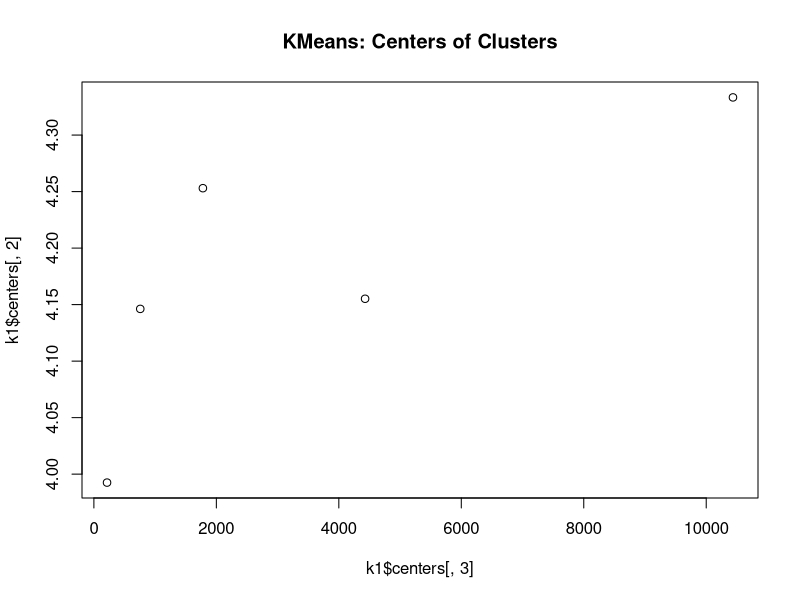
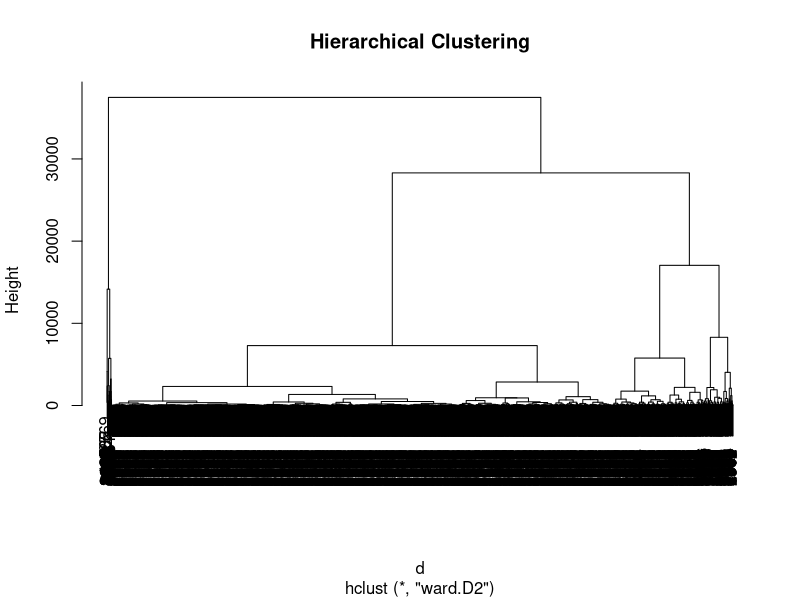
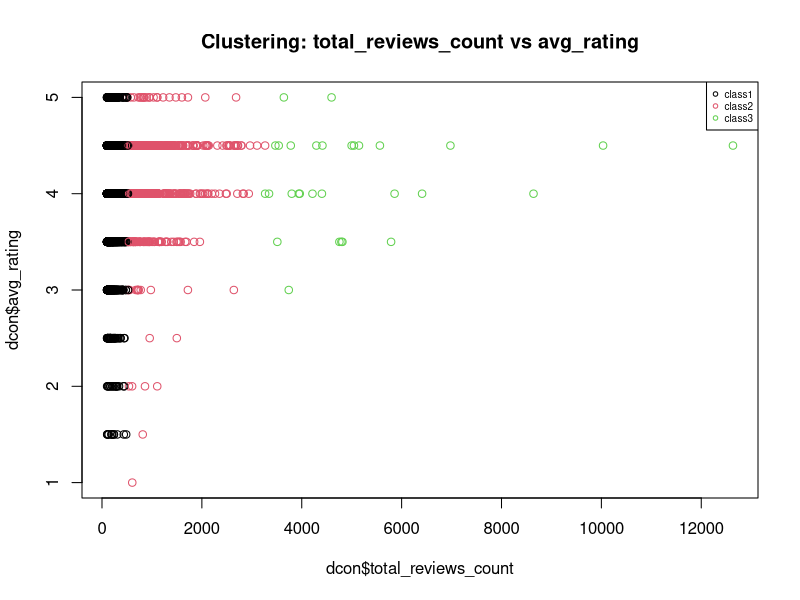

These charts were generated, in order, by the following R code: (Note: this script raises an error after producing the figures.)
# ==============================
# CLUSTERING ANALYSIS SCRIPT
# ==============================
# This script performs clustering analysis on the dataset to identify
# natural groupings of restaurants based on their characteristics.

# ==============================
# LIBRARIES
# ==============================

# Load required libraries
library(cluster)

# ==============================
# WORKING DIRECTORY & DATA LOADING
# ==============================

# Set working directory
setwd("/Users/miquelrodoreda/uni/MD")

# Load dataset
dd <- read.csv("dataset/renamed.csv")

# Display basic dataset information
names(dd)
dim(dd)
summary(dd)

# ==============================
# DATA PREPARATION
# ==============================

# Get the names of numeric columns
num_cols <- names(dd)[sapply(dd, is.numeric)]

# Filter only numeric columns
dcon <- dd[, num_cols, drop = FALSE]  # drop=FALSE prevents errors when selecting a single column

# Verify that dcon contains data
print(dim(dcon))

# Display the variables used for clustering
print(paste("The clustering is going to be done for these numerical variables:", 
            paste(names(dcon), collapse = ", ")))

# ==============================
# K-MEANS CLUSTERING
# ==============================

# Initial K-means run with k=5
k1 <- kmeans(dcon, 5)
names(dcon)
print(k1)

# Display K-means attributes
attributes(k1)
k1$size
k1$withinss
k1$centers

# Compute the decomposition of inertia
Bss <- sum(rowSums(k1$centers^2) * k1$size)
Wss <- sum(k1$withinss)
Tss <- k1$totss

# Verify total inertia
Bss + Wss

# Calculate between-cluster inertia percentage
Ib1 <- 100 * Bss / (Bss + Wss)
Ib1

# Repeat K-means run with k=5 for comparison
k2 <- kmeans(dcon, 5)
k2$size

# Compute inertia for second run
Bss <- sum(rowSums(k2$centers^2) * k2$size)
Wss <- sum(k2$withinss)
Ib2 <- 100 * Bss / (Bss + Wss)

# Compare inertia between runs
Ib2
Ib1

# Compare cluster centers
k2$centers
k1$centers

# ==============================
# VISUALIZATION
# ==============================

# Create output directory if it doesn't exist
if (!dir.exists("clustering")) {
  dir.create("clustering")
}

# Plot cluster centers
png("clustering/kmeans_centers.png", width = 800, height = 600)
plot(k1$centers[, 3], k1$centers[, 2], 
     main = "KMeans: Centers of Clusters")
dev.off()

# Compare clusters between runs
table(k1$cluster, k2$cluster)

# Hierarchical clustering
png("clustering/hierarchical_clustering.png", width = 800, height = 600)
d <- dist(dcon)
h1 <- hclust(d, method = "ward.D2")
plot(h1, main = "Hierarchical Clustering")
dev.off()

# Cut the dendrogram at different levels
nc <- 3
c1 <- cutree(h1, nc)

nc <- 5
c5 <- cutree(h1, nc)

# Partition plot by classes
png("clustering/clustering_partition.png", width = 800, height = 600)
plot(dcon$total_reviews_count, dcon$avg_rating, 
     col = c1, 
     main = "Clustering: total_reviews_count vs avg_rating")
legend("topright", 
       c("class1", "class2", "class3"), 
       pch = 1, 
       col = c(1:3), 
       cex = 0.6)
dev.off()

# Boxplot of variables
png("clustering/boxplot_avg_rating.png", width = 800, height = 600)
boxplot(dd[, 7] ~ c2, 
        horizontal = TRUE, 
        main = "Boxplot: avg_rating by Clusters")
dev.off()

# 2D clustering plot
png("clustering/clustering_2D.png", width = 800, height = 600)
pairs(dcon[, 1:7], 
      col = c1, 
      main = "Clustering: Pairwise Plot")
dev.off()

# Quality of hierarchical partitioning
Bss <- sum(rowSums(cdg^2) * as.numeric(table(c1)))
Ib4 <- 100 * Bss / Tss
Ib4

# ==============================
# GOWER DISTANCE CLUSTERING
# ==============================

# Prepare data for Gower distance
actives <- c(1:14)
dd[, sapply(dd, is.character)] <- lapply(dd[, sapply(dd, is.character)], as.factor)
str(dd)

# Compute dissimilarity matrix
dissimMatrix <- daisy(dd[, actives], metric = "gower", stand = TRUE)
distMatrix <- dissimMatrix^2

# Perform hierarchical clustering with Gower distance
h1 <- hclust(distMatrix, method = "ward.D")
png("clustering/gower_clustering.png", width = 800, height = 600)
plot(h1, main = "Gower Clustering")
dev.off()

# Cut dendrogram into 4 clusters
c2 <- cutree(h1, 4)

# ==============================
# CLUSTER VISUALIZATION
# ==============================

# Visualization of clusters
png("clustering/comparison_clusters.png", width = 800, height = 600)
plot(avg_rating, total_reviews_count, 
     col = c2, 
     main = "Clustering of data in 3 classes")
legend("topright", 
       legend = unique(c2), 
       pch = 1, 
       col = c(1:4), 
       cex = 0.6)
dev.off()

# Boxplot for open days
png("clustering/boxplot_open_days.png", width = 800, height = 600)
boxplot(dd[, 6] ~ c2, 
        horizontal = TRUE, 
        main = "Boxplot: open_days_per_week by Clusters")
dev.off()

# Boxplot for total reviews
png("clustering/boxplot_total_reviews.png", width = 800, height = 600)
boxplot(dd[, 9] ~ c2, 
        horizontal = TRUE, 
        main = "Boxplot: total_reviews_count by Clusters")
dev.off()

# Comparison of partitions
table(c1, c2)

# Visualization of profiles
cdg <- aggregate(as.data.frame(dcon), list(c2), mean)
png("clustering/clustering_profile.png", width = 800, height = 600)
plot(avg_rating, total_reviews_count, col = c2)
points(cdg[, 4], cdg[, 5], pch = 16, col = "orange")
text(cdg[, 4], cdg[, 5], 
     labels = cdg[, 1], 
     pos = 2, 
     font = 2, 
     cex = 0.7, 
     col = "orange")
dev.off()

# Plot relationships between variables
potencials <- c("open_days_per_week", "avg_rating", "food", "service")
png("clustering/pairs_plot.png", width = 800, height = 600)
pairs(dcon[, potencials], col = c2)
dev.off()
